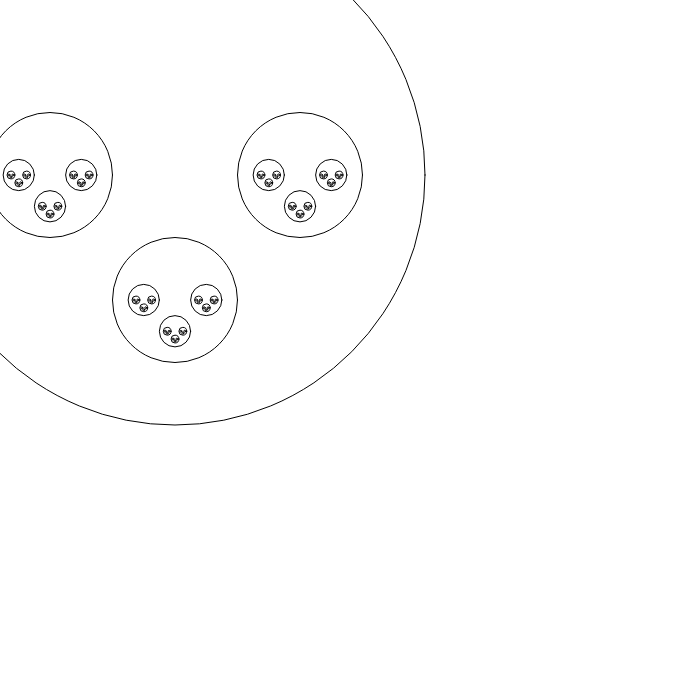
Frame 1 (no input)
Frame 60 (no input): identical to frame 1, image omitted
Frame 120 (the mouse pressed at the canvas centre since frame 60): identical to frame 1, image omitted

The p5.js sketch that drew this single still picture (run headless with seeded random() and noise() and a simulated clock; from frame 60 on, the mouse is pressed at the canvas centre):

// p5.js sketch
// ── sketch.js
function recursiveCircle(x, y, dia) {
  stroke(0);
  noFill();
  ellipse(x, y, dia, dia);
  if (dia >= 2) {
    recursiveCircle(x+dia/4, y, dia / 4);
    recursiveCircle(x-dia/4, y, dia / 4);
    recursiveCircle(x, y+dia/4, dia / 4);  //Sierpinski triangle
    //recursiveCircle(x, y-dia/2, dia / 2);
  }
}

function setup() {
  createCanvas(700, 700);
  recursiveCircle(width / 4, height / 4, 500);
}

function draw() {
  //background(500);
}
